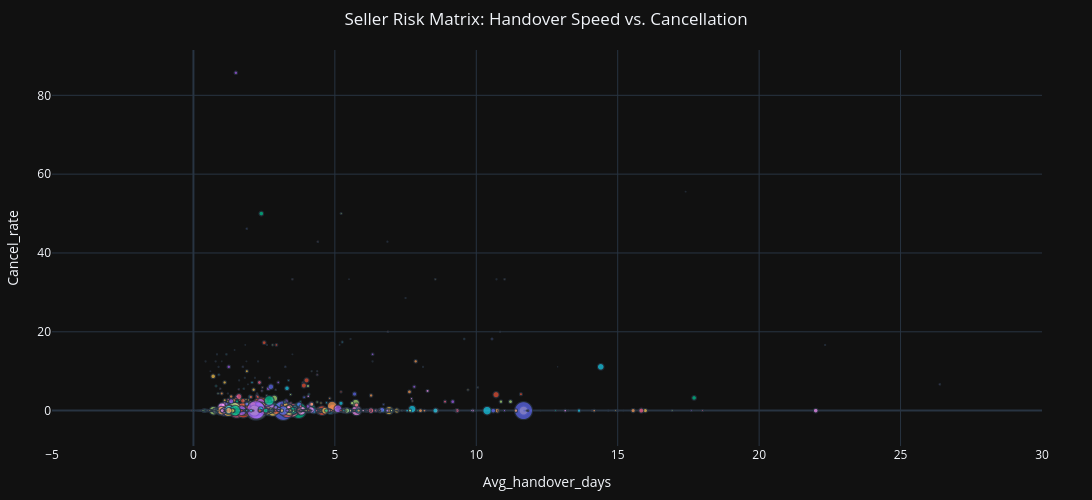

The notebook cell saved with this chart:
### Code cell
fig6 = px.scatter(
    seller_perf[seller_perf['Total_orders'] > 5], 
    x='Avg_handover_days', 
    y='Cancel_rate', 
    size='Total_revenue',
    color='seller_id',
    hover_name='seller_id',
    title='Seller Risk Matrix: Handover Speed vs. Cancellation',
    labels={'Avg_Handover_Days': 'Avg Handover Latency (Days)', 'Cancel_Rate': 'Cancellation Rate (%)'},
    template='plotly_dark'
)
fig6.update_layout(height=500, width=1200,title_x=0.5,margin=dict(l=50, r=50, t=50, b=30),xaxis=dict(side="right", range=[-5, 30]),showlegend=False)
fig6.show()
pio.write_json(fig6, "Seller_risk.json")
